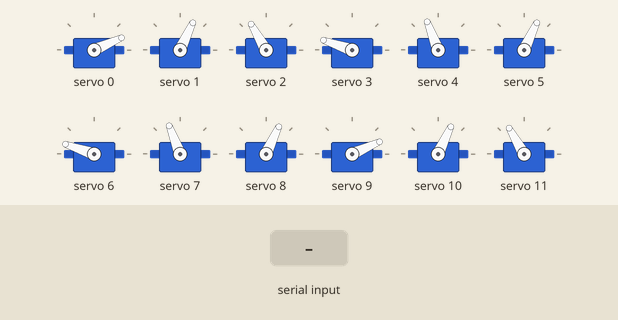
Recording of a sketch running on a simulated Arduino Uno, built with avr-gcc and run on an emulated ATmega328P. Parts: 12 × servo. The test bench sets the inputs (shaded band). What the sketch prints to the serial monitor is not drawn.

Above: at 1.2 s.
1.3 s: "1\n" received over Serial
At 2.7 s:
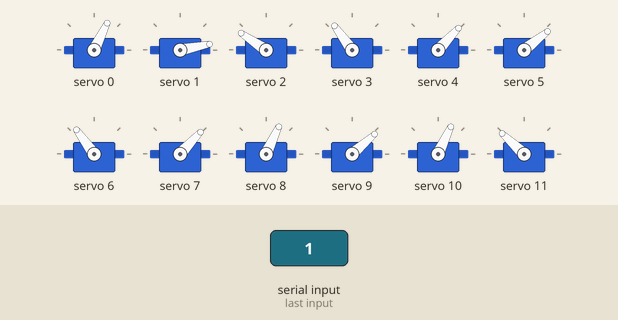
3.0 s: byte 50 ('2') received over Serial
At 4.3 s:
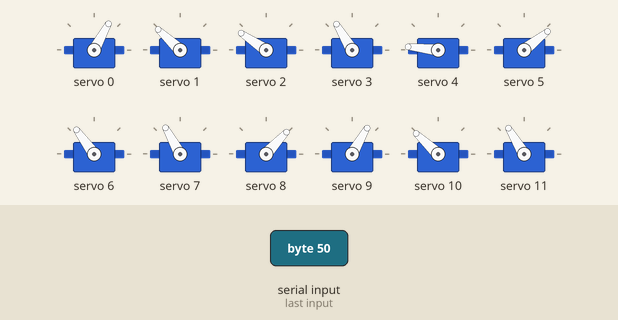
4.7 s: byte 51 ('3') received over Serial
At 5.5 s:
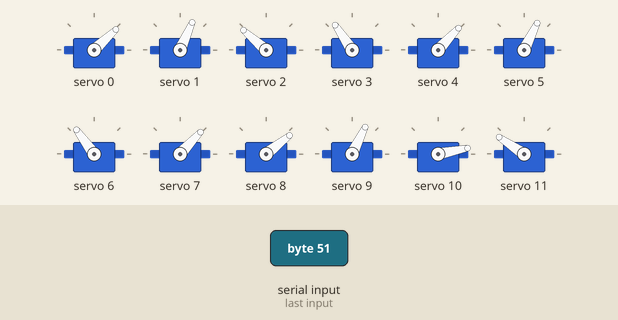
6.4 s: byte 49 ('1') received over Serial
At 7.8 s:
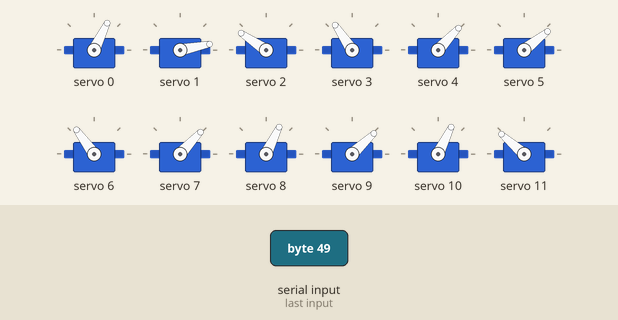
8.1 s: byte 52 ('4') received over Serial
At 9.3 s:
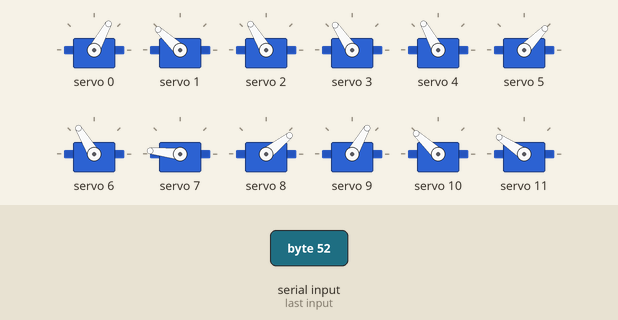
9.8 s: byte 53 ('5') received over Serial
At 10.6 s:
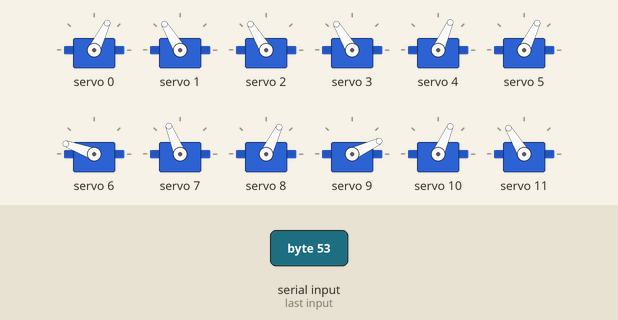
Timing chart, 0 to 12.5 s (numbered marks = the images above; inputs shaded):
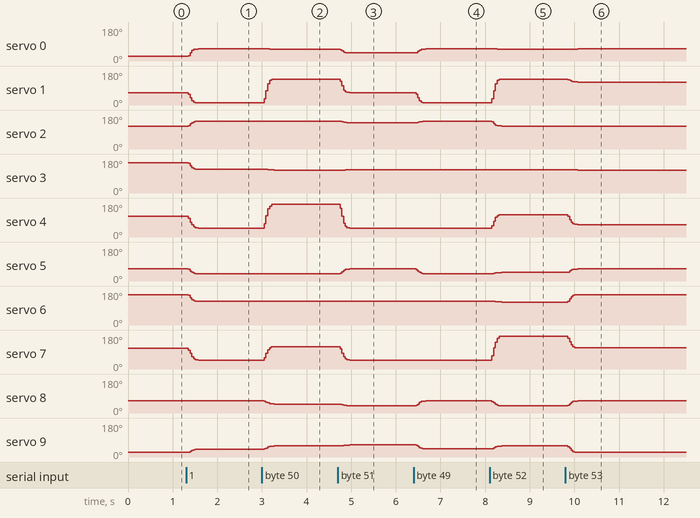

The sketch:

Quadrabot.ino
```cpp
#include <Wire.h>
#include <Adafruit_PWMServoDriver.h>

Adafruit_PWMServoDriver pwm = Adafruit_PWMServoDriver();

#define MIN_PULSE_WIDTH 650
#define MAX_PULSE_WIDTH 2350
#define DEFAULT_PULSE_WIDTH 1500
#define FREQUENCY 60

const int ARMS = 4;
const int JOINTS = 3;
const int REZ = 50;


const int armPorts[ARMS][JOINTS] = {
  { 0, 1, 2 },
  { 3, 4, 5 },
  { 6, 7, 8 },
  { 9, 10, 11 }
};

const int liftFrontRight[ARMS][JOINTS] = {
  { 60, 0, 150 },
  { 125, 40, 30 },
  { 125, 40, 60 },
  { 35, 60, 140 }
};

const int liftFrontLeft[ARMS][JOINTS] = {
  { 55, 140, 150 },
  { 120, 180, 30 },
  { 125, 120, 40 },
  { 55, 140, 120 }
};

const int liftBackRight[ARMS][JOINTS] = {
  { 55, 140, 120 },
  { 125, 120, 40 },
  { 120, 180, 30 },
  { 55, 140, 150 }
};

const int liftBackLeft[ARMS][JOINTS] = {
  { 35, 60, 140 },
  { 125, 40, 60 },
  { 125, 40, 30 },
  { 60, 0, 150 }
};

const int liftBody[ARMS][JOINTS] = {
  { 60, 120, 120 },
  { 120, 60, 60 },
  { 120, 60, 60 },
  { 60, 120, 120 }
};

const int liftFront[ARMS][JOINTS] = {
  { 60, 120, 120 },
  { 120, 60, 60 },
  { 165, 110, 60 },
  { 15, 60, 120 }
};

const int liftBack[ARMS][JOINTS] = {
  { 15, 60, 120 },
  { 165, 110, 60 },
  { 120, 60, 60 },
  { 60, 120, 120 }
};

const int stand[ARMS][JOINTS] = {
  { 15, 60, 120 },
  { 165, 110, 60 },
  { 165, 110, 60 },
  { 15, 60, 120 }
};

const int waveFrontRight0[ARMS][JOINTS] = {
  { 110, 0, 150 },
  { 125, 40, 30 },
  { 125, 40, 60 },
  { 35, 60, 140 }
};

const int waveFrontRight1[ARMS][JOINTS] = {
  { 20, 0, 150 },
  { 125, 40, 30 },
  { 125, 40, 60 },
  { 35, 60, 140 }
};

const int step0[ARMS][JOINTS] = {
  { 60, 90, 160 },
  { 125, 40, 60 },
  { 125, 40, 20 },
  { 35, 60, 140 }
};

const int step1[ARMS][JOINTS] = {
  { 15, 60, 120 },
  { 125, 40, 80 },
  { 125, 40, 10 },
  { 60, 60, 140 }
};

const int stepx[ARMS][JOINTS] = {
  { 80, 90, 150 },
  { 110, 60, 60 },
  { 110, 60, 30 },
  { 50, 80, 150 }
};

int currentStance[ARMS][JOINTS];


void setup()
{
  Serial.begin(115200);

  pwm.begin();
  pwm.setPWMFreq(FREQUENCY);

  Serial.println();
  Serial.println("Alive!");

  initStance(currentStance);
  copyStance(stand, currentStance);
  moveToStance(stand);
  relax();

}

void testB() {
  const int E = 308; // 308 is the highest value that will run.  Highest address is [0B54]2900.
  // const int E = 307; // 307 is the max if varX is defined.
  // const int E = 268; // [0B04]2820
  // const int E = 265; // [0AFE]2814 - moved arr, addr, and arr2 definitions from before buffer to after print &varX.
  // int *varX = new int(0);
  //
  //
  //
  char buffer [100];
  // char buffer2 [100];
  //
  // sprintf(buffer2, "This string starts at [%04X]%d.  varX is at [%04X]%d.\n",
  //                   &buffer2,
  //                   &buffer2,
  //                   &varX,
  //                   &varX);
  // Serial.println(buffer2);

  int * arr = (int *)malloc(E*sizeof(int));
  int addr = &arr;
  int arr2[E];

  for (int i=0; i<E; i++) {
    *(arr + i) = i;
    arr2[i] = i;
  }

  for (int i=0; i<E; i++) {
    if ( i==0 || i==(E-1) ) {
      sprintf( buffer, "Pointers: [%04X]%d *(arr + %d)=%d\t\tIndexed Array: [%04X]%d arr2[%d]=%d\n",
                        &arr + i,
                        &arr + i,
                        i,
                        *(arr + i),
                        &arr2[i],
                        &arr2[i],
                        i,
                        arr2[i]
             );
      Serial.print(buffer);
    }
  }
}

void testC() {
  const int _A_ = 4;
  const int _J_ = 3;
  const int _F_ = 52;
  int frames[_A_][_J_][_F_];

  int count = 0;
  for (int a=0; a<_A_; a++) {
    for (int j=0; j<_J_; j++) {
      for (int f=0; f<_F_; f++) {
        frames[a][j][f] = count++;
        Serial.println((int)&frames[a][j][f]);
      }
    }
  }


  char buffer[100];
  sprintf(buffer, "frames[0][0][0]: [%04X]%d = %d\n",
                  &frames[0][0][0],
                  &frames[0][0][0],
                  frames[0][0][0]);
  Serial.print(buffer);
  sprintf(buffer, "frames[%d][%d][%d]: [%04X]%d = %d\n",
                  _A_-1,
                  _J_-1,
                  _F_-1,
                  &frames[_A_-1][_J_-1][_F_-1],
                  &frames[_A_-1][_J_-1][_F_-1],
                  frames[_A_-1][_J_-1][_F_-1]);
  Serial.print(buffer);
  sprintf(buffer, "buffer: [%04X]%d -- [%04X]%d\n",
                  &buffer,
                  &buffer,
                  &buffer + 100,
                  &buffer + 100);
  Serial.print(buffer);
}

void testD() {
  int frame[ARMS][JOINTS];

  for ( int f=0; f<REZ; f++ ) {
    for ( int a=0; a<ARMS; a++ ) {
      for ( int j=0; j<JOINTS; j++ ) {
        frame[a][j] = convertPointOnRange( f, stand[a][j], liftFrontRight[a][j], 0, REZ );
      }
    }
    moveToStance(frame);
    // delay(5);
  }
}

void performWaveFrontRight() {
  Serial.println("Hello World!");
  transformToStance(liftFrontRight);
  transformToStance(waveFrontRight0);
  transformToStance(waveFrontRight1);
  transformToStance(waveFrontRight0);
  transformToStance(waveFrontRight1);
  delay(500);
  transformToStance(stand);
}

void performStomp() {
  Serial.println("Grrrrrrr!");
  transformToStance(liftFrontRight);
  transformToStance(liftFrontLeft);
  transformToStance(liftBackLeft);
  transformToStance(liftBackRight);
  transformToStance(stand);
}

void performStep0() {
  Serial.print("Here I come!");

}

void transformToStance(int startPosition[ARMS][JOINTS], int endPosition[ARMS][JOINTS], int z) {
  int frame[ARMS][JOINTS];

  for ( int f=0; f<z; f++ ) {
    for ( int a=0; a<ARMS; a++ ) {
      for ( int j=0; j<JOINTS; j++ ) {
        frame[a][j] = convertPointOnRange( f, startPosition[a][j], endPosition[a][j], 0, z );
      }
    }
    moveToStance(frame);
    copyStance(frame, currentStance);
  }
}

void transformToStance(int stance[ARMS][JOINTS], int z) {
  transformToStance(currentStance, stance, z);
}

void transformToStance(int stance[ARMS][JOINTS]) {
  transformToStance(currentStance, stance, REZ);
}

int convertPointOnRange( int n, int minR0, int maxR0, int minR1, int maxR1 ) {
  int dR0 = maxR0 - minR0;
  int dR1 = maxR1 - minR1;
  return (((n - minR1) * dR0) / dR1) + minR0;
}

void moveToStance(int stance[ARMS][JOINTS], uint8_t ms) {
  moveToStance(stance);
}

void moveToStance(int stance[ARMS][JOINTS] ) {
  for ( int arm = 0; arm<ARMS; arm++ ) {
    for ( int joint=0; joint<JOINTS; joint++ ) {
      pwm.setPWM(armPorts[arm][joint], 0, pulseWidth(stance[arm][joint]));
    }
  }
}

void initStance(int stance[ARMS][JOINTS]) {
  for ( int a=0; a<ARMS; a++ ) {
    for ( int j=0; j<JOINTS; j++ ) {
      stance[a][j] = 0;
    }
  }
}

void copyStance(int stanceA[ARMS][JOINTS], int stanceB[ARMS][JOINTS]) {
  for ( int a=0; a<ARMS; a++ ) {
    for ( int j=0; j<JOINTS; j++ ) {
      stanceB[a][j] = stanceA[a][j];
    }
  }
}

void printStance(int stance[ARMS][JOINTS]) {
  for ( int a=0; a<ARMS; a++ ) {
    for ( int j=0; j<JOINTS; j++ ) {
      Serial.print(stance[a][j]);
      if ( j != JOINTS-1 ) {
        Serial.print(", ");
      }
    }
    Serial.print("\n");
  }
}

int pulseWidth(int angle)
{
  int pulse_wide, analog_value;
  pulse_wide = map(angle, 0, 180, MIN_PULSE_WIDTH, MAX_PULSE_WIDTH);
  analog_value = int(float(pulse_wide) / 1000000 * FREQUENCY * 4096);
//  Serial.println(analog_value);
  return analog_value;
}

void relax() {
  Serial.println("relax");
  for ( int a=0; a<ARMS; a++ ) {
    for ( int j=0; j<JOINTS; j++ ) {
      pwm.setPWM(armPorts[a][j], 0, 4096);
    }
  }
}

void loop() {
  handleSerial();
}

void handleSerial() {
 while (Serial.available() > 0) {
   char incomingCharacter = Serial.read();
   switch (incomingCharacter) {
     case '1':
       transformToStance(liftFrontRight);
       break;
     case '2':
       transformToStance(liftFrontLeft);
       break;
     case '3':
       transformToStance(liftBackLeft);
       break;
     case '4':
       transformToStance(liftBackRight);
       break;
     case '5':
       transformToStance(liftFront);
       break;
     case '6':
       transformToStance(liftBack);
       break;
     case '7':
       transformToStance(liftBody);
       break;
     case '8':
       transformToStance(stand);
       break;
     case '!':
       transformToStance(step0);
       break;
     case '@':
       transformToStance(step1);
       break;
     case '#':
       transformToStance(liftBackLeft);
       break;
     case '$':
       transformToStance(liftBackRight);
       break;
     case '%':
       transformToStance(liftFront);
       break;
     case '^':
       transformToStance(liftBack);
       break;
     case '&':
       transformToStance(stand);
       break;
     case '*':
       transformToStance(stand);
       break;
     case ' ':
       transformToStance(stand);
       delay(500);
       relax();
       break;
     case 's':
       performStomp();
       break;
     case 'w':
       performWaveFrontRight();
       break;
     case 'r':
       relax();
       break;
    }
  }
}
```

Measured:
- after the input at 1.3 s, servo 0: 24° → 63° after 0.05 s, → 64° 0.22 s later; servo 1: 65° → 12° after 0.05 s, → 11° 0.22 s later; servo 2: 120° → 146° after 0.05 s; servo 3, servo 6: 161° → 126° after 0.05 s; servo 4, servo 7: 111° → 49° after 0.05 s, → 47° 0.22 s later
- after the input at 3.0 s, servo 0: 64° → 62° after 0.17 s, → 61° 0.10 s later; servo 1: 11° → 137° after 0.05 s; servo 3: 126° → 122° after 0.13 s, → 121° 0.14 s later; servo 4: 47° → 174° after 0.05 s; servo 7: 47° → 118° after 0.05 s, → 119° 0.22 s later
- after the input at 4.7 s, servo 0: 61° → 44° after 0.05 s, → 43° 0.22 s later; servo 1: 137° → 67° after 0.05 s, → 66° 0.22 s later; servo 2: 146° → 140° after 0.09 s, → 139° 0.18 s later; servo 3: 121° → 123° after 0.17 s, → 124° 0.10 s later; servo 4: 174° → 49° after 0.05 s, → 47° 0.22 s later
- after the input at 6.4 s, servo 0: 43° → 63° after 0.05 s, → 64° 0.22 s later; servo 1: 66° → 12° after 0.05 s, → 11° 0.22 s later; servo 2: 139° → 146° after 0.09 s; servo 5: 64° → 39° after 0.05 s, → 38° 0.22 s later; servo 8: 38° → 63° after 0.05 s, → 64° 0.22 s later
- after the input at 8.1 s, servo 0: 64° → 62° after 0.17 s, → 61° 0.10 s later; servo 1: 11° → 137° after 0.05 s; servo 2: 146° → 122° after 0.05 s, → 121° 0.22 s later; servo 4: 47° → 118° after 0.05 s, → 119° 0.22 s later; servo 5: 38° → 45° after 0.09 s, → 46° 0.18 s later
- after the input at 9.8 s, servo 0: 61° → 63° after 0.17 s, → 64° 0.11 s later; servo 1: 137° → 122° after 0.05 s, → 121° 0.22 s later; servo 3: 124° → 122° after 0.17 s, → 121° 0.11 s later; servo 4: 119° → 67° after 0.05 s, → 66° 0.22 s later; servo 5: 46° → 63° after 0.05 s, → 64° 0.22 s later
